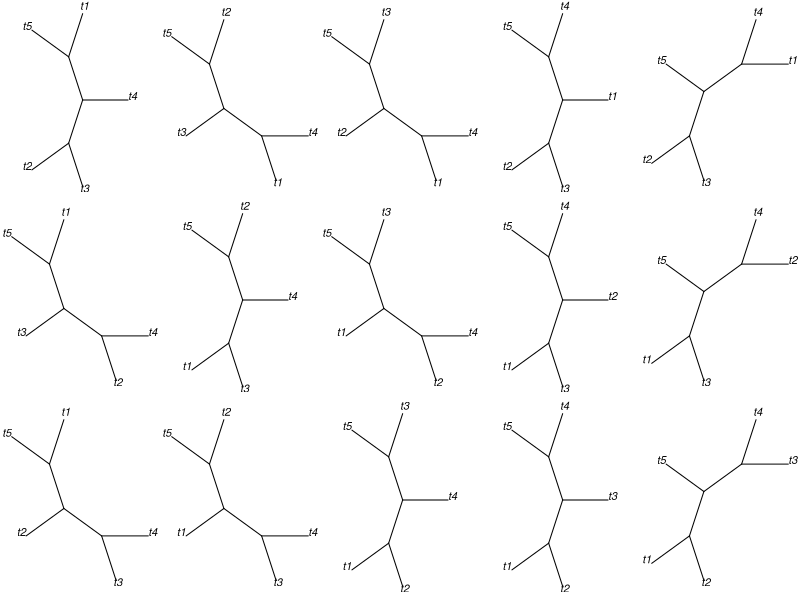

Reproduce this figure in R.
## ----setup, echo=FALSE--------------------------------------------------------
# set global chunk options: images will be bigger
knitr::opts_chunk$set(fig.width=6, fig.height=4)
#, global.par=TRUE
options(digits = 4)

## ----generate data------------------------------------------------------------
library(phangorn)
data = matrix(c("r","a","y","g","g","a","c","-","c","t","c","g",
    "a","a","t","g","g","a","t","-","c","t","c","a",
    "a","a","t","-","g","a","c","c","c","t","?","g"),
    dimnames = list(c("t1", "t2", "t3"),NULL), nrow=3, byrow=TRUE)
data

## ----dna----------------------------------------------------------------------
gapsdata1 = phyDat(data)
gapsdata1

## ----5state-------------------------------------------------------------------
gapsdata2 = phyDat(data, type="USER", levels=c("a","c","g","t","-"),
    ambiguity = c("?", "n"))
gapsdata2

## ----contrast-----------------------------------------------------------------
contrast = matrix(data = c(1,0,0,0,0,
    0,1,0,0,0,
    0,0,1,0,0,
    0,0,0,1,0,
    1,0,1,0,0,
    0,1,0,1,0,
    0,0,0,0,1,
    1,1,1,1,0,
    1,1,1,1,1),
    ncol = 5, byrow = TRUE)
dimnames(contrast) = list(c("a","c","g","t","r","y","-","n","?"),
    c("a", "c", "g", "t", "-"))
contrast
gapsdata3 = phyDat(data, type="USER", contrast=contrast)
gapsdata3

## -----------------------------------------------------------------------------
library(ape)
tree <- unroot(rtree(3))
fit <- pml(tree, gapsdata3)
fit <- optim.pml(fit, optQ=TRUE, subs=c(1,0,1,2,1,0,2,1,2,2),
    control=pml.control(trace=0))
fit

## -----------------------------------------------------------------------------
library(phangorn)
fdir <- system.file("extdata/trees", package = "phangorn")
primates <- read.phyDat(file.path(fdir, "primates.dna"),
                        format = "interleaved")
tree <- NJ(dist.ml(primates))
dat <- dna2codon(primates)
fit <- pml(tree, dat, bf="F3x4")
fit0 <- optim.pml(fit, model="codon0", control=pml.control(trace=0))
fit1 <- optim.pml(fit, model="codon1", control=pml.control(trace=0))
fit2 <- optim.pml(fit, model="codon2", control=pml.control(trace=0))
fit3 <- optim.pml(fit, model="codon3", control=pml.control(trace=0))
anova(fit0, fit2, fit3, fit1)

## -----------------------------------------------------------------------------
trees <- allTrees(5)
par(mfrow=c(3,5), mar=rep(0,4))
for(i in 1:15)plot(trees[[i]], cex=1, type="u")

## -----------------------------------------------------------------------------
nni(trees[[1]])

## ----sessionInfo, echo=FALSE--------------------------------------------------
sessionInfo()
